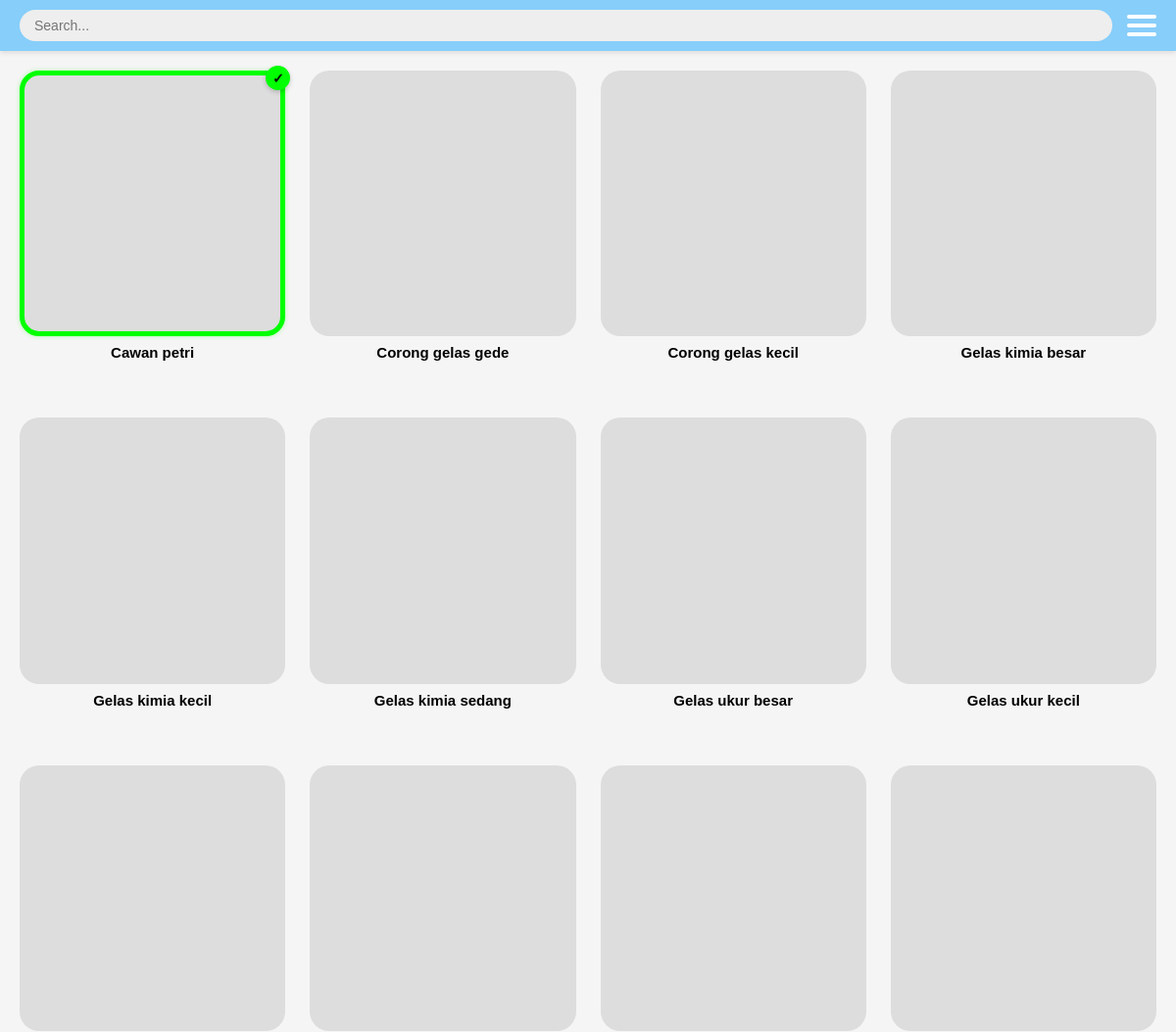
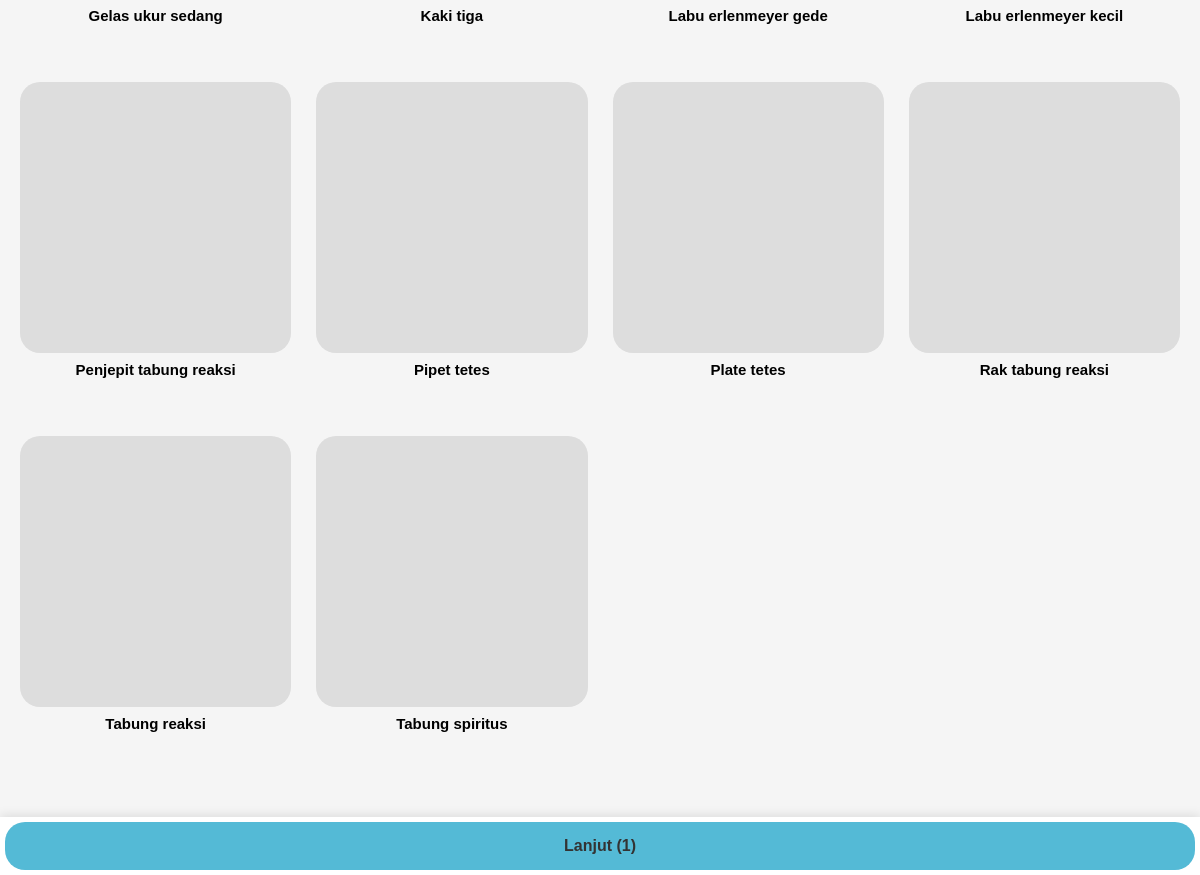
The page / on the database its author committed (2 pictures, top to bottom).
### tables this page shows
CREATE TABLE `barang` (
  `id` int NOT NULL,
  `nama_barang` varchar(100) DEFAULT NULL,
  `jumlah` int DEFAULT NULL
);

### includes/database/get_items.php (called while the page is built, shortened)
<?php
require_once 'connection.php';
function getAllItems() {
    global $conn;
    $sql = "SELECT * FROM barang ORDER BY nama_barang";
    $result = $conn->query($sql);
    $items = [];
    if ($result && $result->num_rows > 0) {
        while ($row = $result->fetch_assoc()) {
            $items[] = $row;
        }
    }
    return $items;
}
?>

### includes/database/item_images.php (called while the page is built)
<?php
function getItemImageUrl($itemName) {
    $basePath = '/Tugas KP/assets/images/';
    $imageMap = [
        'labu erlenmeyer' => 'erlenmeyer.jpg',
        'gelas kimia' => 'gelas_kimia.jpg',
        'plate tetes' => 'plate_tetes.jpg',
        'gelas ukur' => 'gelas_ukur.jpg',
        'tabung reaksi' => 'tabung_reaksi.jpg',
        'rak tabung' => 'rak_tabung.jpg',
        'penjepit' => 'penjepit.jpg',
        'pipet' => 'pipet.jpg',
        'tabung spiritus' => 'tabung_spiritus.jpg',
        'corong' => 'corong.jpg',
        'cawan petri' => 'cawan_petri.jpg',
        'kaki tiga' => 'kaki_tiga.jpg'
    ];
    $defaultImage = $basePath . 'default_lab_item.jpg';
    $itemNameLower = strtolower($itemName);
    foreach ($imageMap as $keyword => $imageFile) {
        if (strpos($itemNameLower, $keyword) !== false) {
            $imagePath = $_SERVER['DOCUMENT_ROOT'] . $basePath . $imageFile;
            if (file_exists($imagePath)) {
                return $basePath . $imageFile;
            } else {
                return $defaultImage;
            }
        }
    }
    return $defaultImage;
}
?>

### index.php (the view, shortened to what this page needs)
<?php
require_once 'includes/database/connection.php';
require_once 'includes/database/get_items.php';
require_once 'includes/database/item_images.php';
$items = getAllItems();
?>
<!DOCTYPE html>
<html lang="en">
<head>
    <link rel="stylesheet" href="css/main.css">
    <link rel="stylesheet" href="css/navbar.css">
    <link rel="stylesheet" href="css/dashboard.css">
</head>
<body>
    <?php include 'includes/navbar.php'; ?>
    <div class="dashboard-container">
        <?php if (empty($items)): ?>
            <p class="no-items">Tidak ada barang yang tersedia.</p>
        <?php else: ?>
            <div class="items-grid">
                <?php foreach ($items as $index => $item): ?>
                    <?php
                    $imageUrl = getItemImageUrl($item['nama_barang']);
                    $isSelected = $index === 0 ? 'selected' : '';
                    ?>
                    <div class="item-card <?php echo $isSelected; ?>" data-id="<?php echo $item['id']; ?>">
                        <div class="item-image" style="background-image: url('<?php echo $imageUrl; ?>')"></div>
                        <div class="item-name"><?php echo $item['nama_barang']; ?></div>
                        <div class="selection-counter">✓</div>
                    </div>
                <?php endforeach; ?>
            </div>
        <?php endif; ?>
    </div>
    <div class="sticky-button">
        <button class="next-button">Lanjut (<span id="selected-count">1</span>)</button>
    </div>
</body>
</html>

### includes/navbar.php (shortened to what this page needs)
<nav class="navbar">
    <div class="search-container">
        <input type="text" class="search-bar" placeholder="Search...">
    </div>
    <div class="menu-container">
        <div class="menu-button" onclick="toggleMenu()">
            <div class="menu-icon"></div>
            <div class="menu-icon"></div>
            <div class="menu-icon"></div>
        </div>
    </div>
</nav>

### css/main.css (style rules this page uses)
* { margin: 0; padding: 0; box-sizing: border-box; font-family: Arial, sans-serif; }
body { background-color: #f5f5f5; min-height: 100vh; position: relative; padding-bottom: 70px; }
.sticky-button { position: fixed; bottom: 0; left: 0; width: 100%; padding: 5px; background-color: white; box-shadow: 0 -2px 10px rgba(0, 0, 0, 0.1); z-index: 100; }
.next-button { display: block; width: 100%; padding: 15px; background-color: #54bad6; color: #333; border: none; border-radius: 20px; font-size: 16px; font-weight: bold; cursor: pointer; transition: background-color 0.3s; -webkit-border-radius: 20px; -moz-border-radius: 20px; -ms-border-radius: 20px; -o-border-radius: 20px; }

### css/navbar.css (style rules this page uses)
.navbar { display: flex; justify-content: space-between; align-items: center; background-color: lightskyblue; padding: 10px 20px; color: white; box-shadow: 0 2px 5px rgba(0, 0, 0, 0.1); width: 100%; position: sticky; top: 0; z-index: 100; }
.search-container { flex-grow: 1; margin-right: 15px; }
.search-bar { width: 100%; padding: 8px 15px; border: none; border-radius: 20px; background-color: #eeeeee; font-size: 14px; }
.menu-container { position: relative; }
.menu-button { display: flex; flex-direction: column; justify-content: space-between; width: 30px; height: 22px; cursor: pointer; }
.menu-icon { height: 4px; background-color: white; border-radius: 2px; }

### css/dashboard.css (style rules this page uses)
.dashboard-container { padding: 20px; }
.items-grid { display: grid; grid-template-columns: repeat(2, 1fr); gap: 20px; max-width: 800px; margin: 0 auto; padding-bottom: 20px; }
.item-card { display: flex; flex-direction: column; align-items: center; cursor: pointer; margin-bottom: 10px; position: relative; }
.item-image { width: 100%; aspect-ratio: 1/1; background-color: #ddd; border-radius: 20px; transition: border 0.2s, box-shadow 0.2s; }
.item-name { margin-top: 8px; font-weight: bold; text-align: center; font-size: 14px; width: 100%; overflow: hidden; text-overflow: ellipsis; display: -webkit-box; -webkit-line-clamp: 2; -webkit-box-orient: vertical; height: 40px; }
.item-card.selected .item-image { border: 5px solid #00ff00; border-radius: 20px; box-shadow: 0 0 5px rgba(0, 255, 0, 0.3); }
.selection-counter { position: absolute; top: -5px; right: -5px; width: 25px; height: 25px; background-color: #00ff00; color: #000; border-radius: 50%; display: flex; justify-content: center; align-items: center; font-weight: bold; font-size: 14px; box-shadow: 0 2px 5px rgba(0, 0, 0, 0.2); opacity: 0; transition: opacity 0.3s; }
.item-card.selected .selection-counter { opacity: 1; }
@media (min-width: 768px) { .items-grid { grid-template-columns: repeat(3, 1fr); max-width: 900px; } }
@media (min-width: 1024px) { .items-grid { grid-template-columns: repeat(4, 1fr); max-width: 1200px; gap: 25px; } }
@media (min-width: 1024px) { .item-name { font-size: 15px; } }

### index.php (style rules this page uses)
.item-image { background-size: cover; background-position: center; background-repeat: no-repeat; }

### rows shown on the page
barang: nama_barang "Cawan petri"
barang: nama_barang "Corong gelas gede"
barang: nama_barang "Corong gelas kecil"
barang: nama_barang "Gelas kimia besar"
barang: nama_barang "Gelas kimia kecil"
barang: nama_barang "Gelas kimia sedang"
barang: nama_barang "Gelas ukur besar"
barang: nama_barang "Gelas ukur kecil"
barang: nama_barang "Gelas ukur sedang"
barang: nama_barang "Kaki tiga"
barang: nama_barang "Labu erlenmeyer gede"
barang: nama_barang "Labu erlenmeyer kecil"
barang: nama_barang "Penjepit tabung reaksi"
barang: nama_barang "Pipet tetes"
barang: nama_barang "Plate tetes"
barang: nama_barang "Rak tabung reaksi"
barang: nama_barang "Tabung reaksi"
barang: nama_barang "Tabung spiritus"
